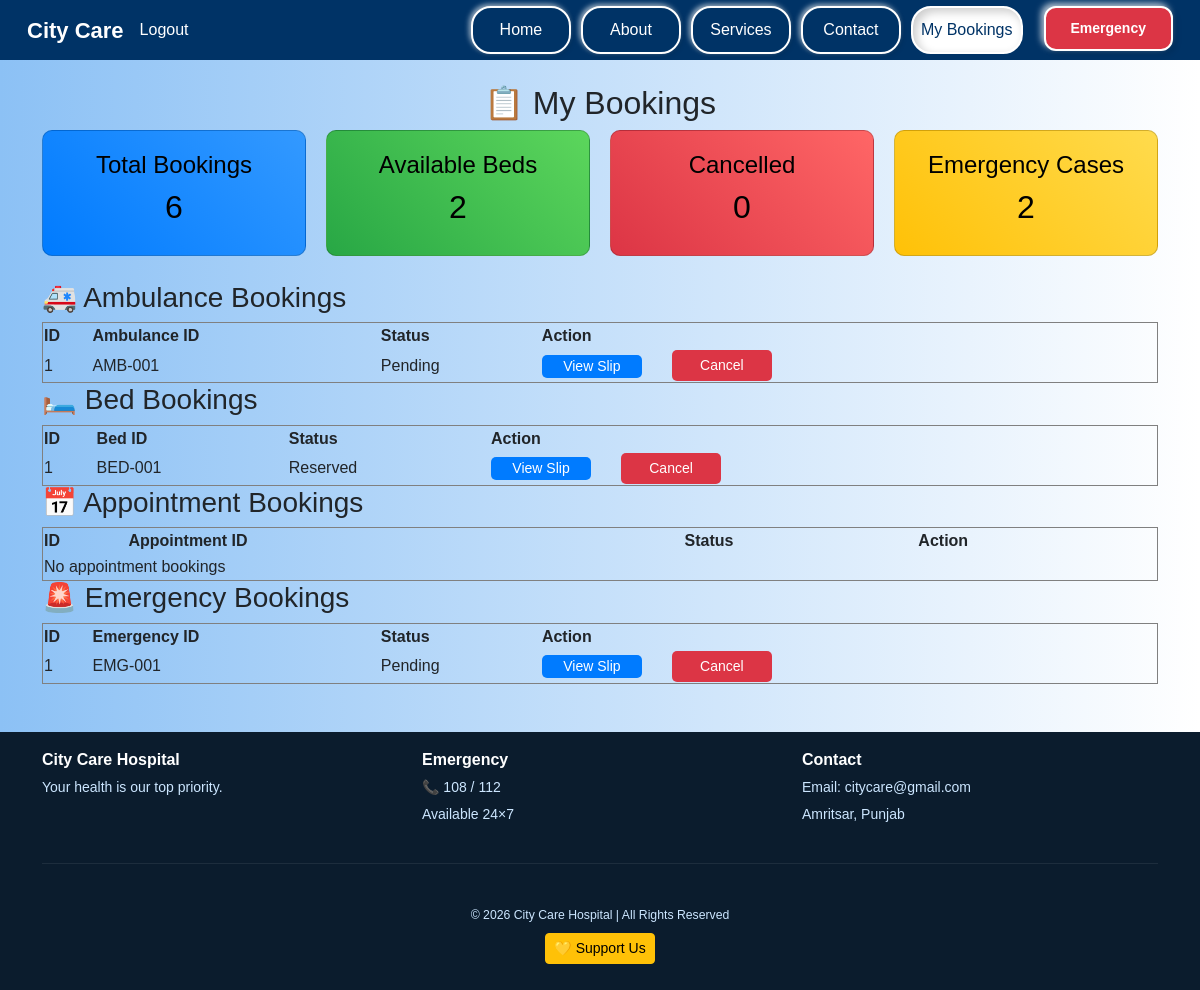
Before: /my_bookings (signed in) with the older database file.
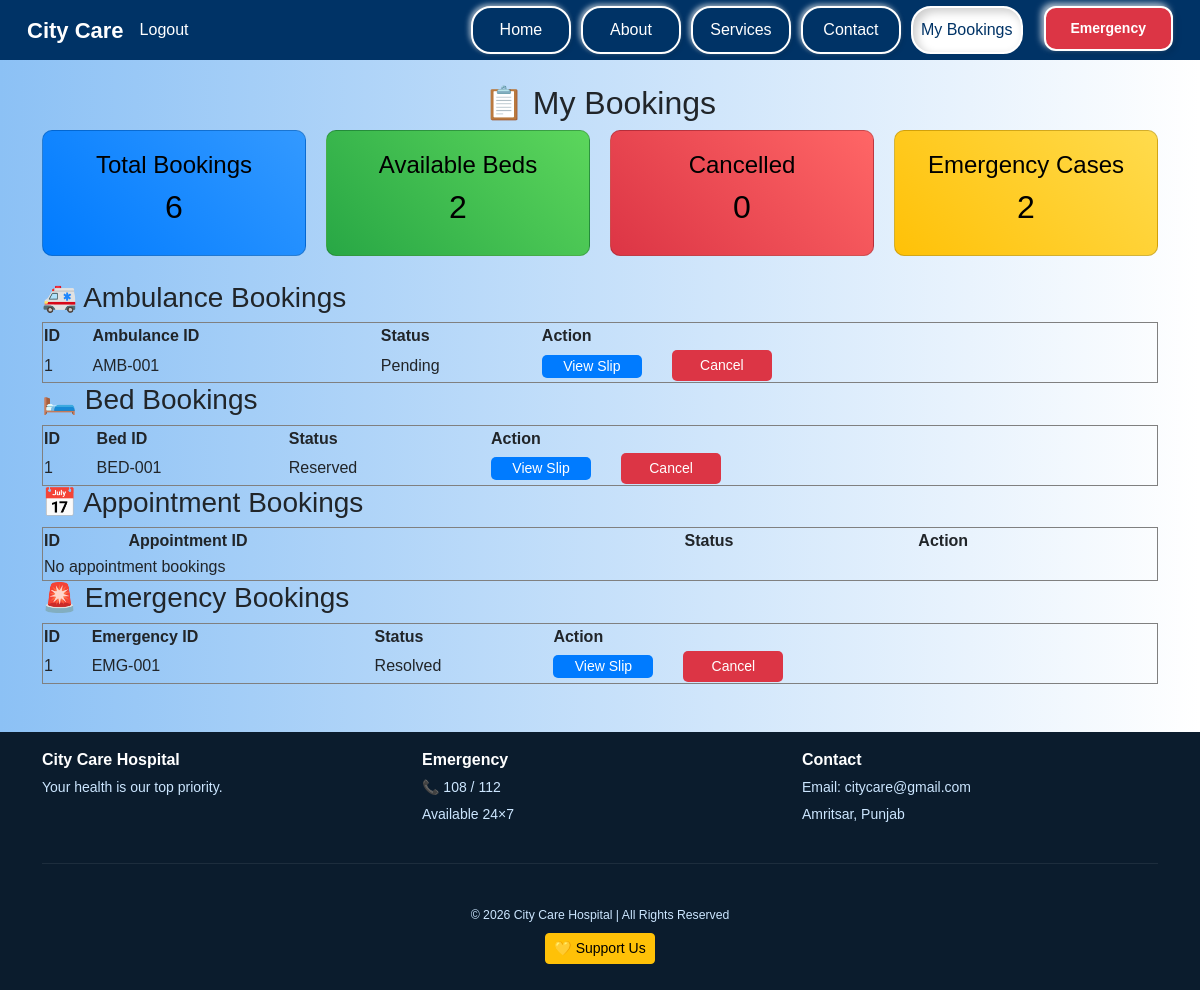
After: the same page with the newer database file.
### main.py (models this page shows)
class EmergencyRequest(db.Model):
    id = db.Column(db.Integer, primary_key=True)
    emergency_id = db.Column(db.String(20), unique=True)
    user_id = db.Column(db.Integer, db.ForeignKey('user.id'))
    emergency_code = db.Column(db.String(20))
    patient_id = db.Column(db.String(50), nullable=False)
    patient_name = db.Column(db.String(100), nullable=False)
    dob = db.Column(db.Date, nullable=False)
    blood_group = db.Column(db.String(10), nullable=True)
    medical_history = db.Column(db.Text, nullable=False)
    guardian_name = db.Column(db.String(100), nullable=False)
    relation = db.Column(db.String(50), nullable=False)
    contact_number = db.Column(db.String(15), nullable=False)
    email = db.Column(db.String(100), nullable=False)
    address = db.Column(db.Text, nullable=False)
    insurance_provider = db.Column(db.String(500), nullable=True)
    policy_number = db.Column(db.String(100), nullable=True)
    insurance_file = db.Column(db.String(500), nullable=True)
    reason = db.Column(db.String(100), nullable=False)
    status = db.Column(db.String(20), default="Pending")
    submitted_at = db.Column(db.DateTime, default=datetime.utcnow)

### main.py (the view)
@app.route('/my_bookings')
@login_required
def my_bookings():
    user_id = session['user_id']
    patient = Patient.query.filter_by(user_id=user_id).first()
    ambulance_bookings = []
    bed_bookings = []
    appointments = []
    emergencies = EmergencyRequest.query.filter_by(
        user_id=user_id
    ).all()
    if patient:
        ambulance_bookings = AmbulanceRequest.query.filter_by(patient_id=patient.patient_id).all()
        bed_bookings = BedBooking.query.filter_by(patient_id=patient.patient_id).all()
        appointments = Appointment.query.filter_by(patient_id=patient.patient_id).all()
    total_ambulance = AmbulanceRequest.query.count()
    total_bed = BedBooking.query.count()
    total_appointment = Appointment.query.count()
    total_emergency = EmergencyRequest.query.count()
    cancelled_ambulance = AmbulanceRequest.query.filter_by(status="Cancelled").count()
    cancelled_bed = BedBooking.query.filter_by(status="Cancelled").count()
    cancelled_appointment = Appointment.query.filter_by(status="Cancelled").count()
    cancelled_emergency = EmergencyRequest.query.filter_by(status="Cancelled").count()
    available_beds = BedBooking.query.filter_by(is_available=True).count()
    return render_template(
        'my_bookings.html',
        ambulance_bookings=ambulance_bookings,
        bed_bookings=bed_bookings,
        appointments=appointments,
        emergencies=emergencies,
        total_ambulance=total_ambulance,
        total_bed=total_bed,
        total_appointment=total_appointment,
        total_emergency=total_emergency,
        cancelled_ambulance=cancelled_ambulance,
        cancelled_bed=cancelled_bed,
        cancelled_appointment=cancelled_appointment,
        cancelled_emergency=cancelled_emergency,
        available_beds=available_beds
    )

### main.py (called while the page is built)
def login_required(f):
    @wraps(f)
    def decorated_function(*args, **kwargs):
        if 'user_id' not in session:
            flash("Please log in first!", "login_error")
            return redirect(url_for('login'))
        return f(*args, **kwargs)
    return decorated_function

### templates/my_bookings.html (shortened to what the changed rows need)
{% extends "base.html" %}
{% block content %}
<link rel="stylesheet" href="{{ url_for('static', filename='css/style.css') }}">
<h2 style="text-align:center;">📋 My Bookings</h2>
<div class="dashboard-cards">
    <div class="card blue">
        <h2>{{ total_ambulance + total_bed + total_appointment + total_emergency }}</h2>
    </div>
    <div class="card green">
        <h2>{{ available_beds }}</h2>
    </div>
    <div class="card red">
        <h2>{{ cancelled_ambulance + cancelled_bed + cancelled_appointment + cancelled_emergency }}</h2>
    </div>
    <div class="card yellow">
        <h2>{{ total_emergency }}</h2>
    </div>
</div>
<table border="1" width="100%">
    <tr>
        <th>ID</th>
        <th>Ambulance ID</th>
        <th>Status</th>
        <th>Action</th>
    </tr>
</table>
<table border="1" width="100%">
    <tr>
        <th>ID</th>
        <th>Bed ID</th>
        <th>Status</th>
        <th>Action</th>
    </tr>
</table>
<table border="1" width="100%">
    <tr>
        <th>ID</th>
        <th>Appointment ID</th>
        <th>Status</th>
        <th>Action</th>
    </tr>
</table>
<table border="1" width="100%">
    <tr>
        <th>ID</th>
        <th>Emergency ID</th>
        <th>Status</th>
        <th>Action</th>
    </tr>
    {% for e in emergencies %}
    <tr>
        <td>{{ e.id }}</td>
        <td>{{ e.emergency_code }}</td>
        <td>{{ e.status }}</td>
        <td class="action-cell">
            <form action="{{ url_for('emergency_slip', id=e.id) }}" method="GET">
                <button type="submit" class="view-btn">
                    View Slip
                </button>
            </form>
            {% if e.status != "Cancelled" %}
                <form action="{{ url_for('cancel_emergency', id=e.id) }}" method="POST">
                    <button type="submit" class="cancel-btn"
                        onclick="return confirm('Are you sure you want to cancel emergency submission?')">
                        Cancel
                    </button>
                </form>
            {% else %}
                <span class="cancelled-text">Cancelled</span>
            {% endif %}
        </td>
    </tr>
    {% else %}
    <tr><td colspan="4">No emergency bookings</td></tr>
    {% endfor %}
</table>
{% endblock %}

Changed rows visible on the page:
changed EmergencyRequest "EMG-001": status "Pending" → "Resolved"
